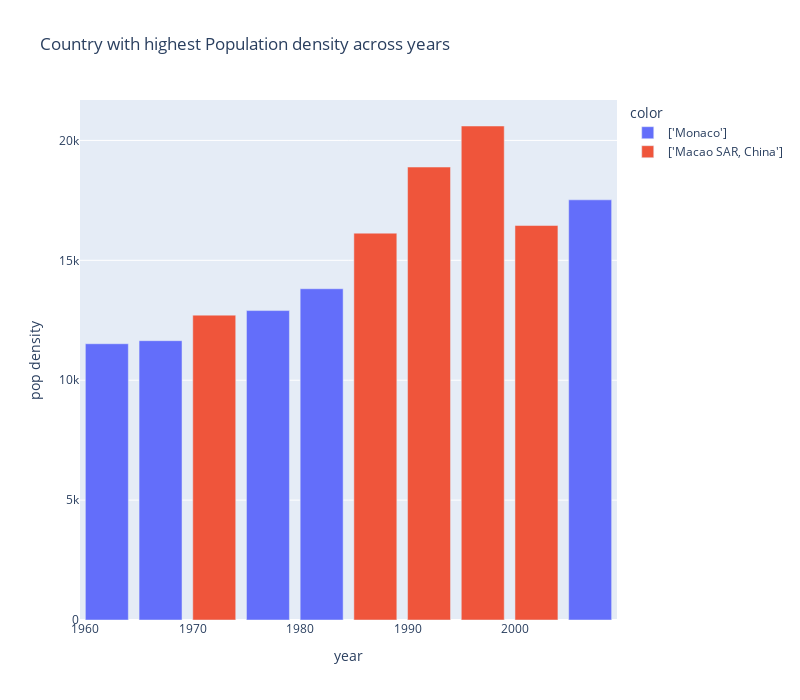

The notebook cell this image was saved under:
### Code cell
#Visualize density for the top countries
pltly.offline.init_notebook_mode(connected=True)
fig = pltx.bar(density,
               y="pop density",x="year", color=density["country"].astype('string'), width=800, height=700,
               title="Country with highest Population density across years"
               )
fig.update_xaxes(categoryorder = "total ascending") #linear, category, multicategory,date,log
fig.show()

### Figure 1 — Plotly figure (JSON) as saved in the notebook; plotly's stock layout.template omitted (floating-point values rounded to 4 significant figures)
{"data": [{"alignmentgroup": "True", "hovertemplate": "color=['Monaco']<br>year=%{x}<br>pop density=%{y}<extra></extra>", "legendgroup": "['Monaco']", "marker": {"color": "#636efa", "pattern": {"shape": ""}}, "name": "['Monaco']", "offsetgroup": "['Monaco']", "orientation": "v", "showlegend": true, "textposition": "auto", "type": "bar", "x": [1962, 1967, 1977, 1982, 2007], "xaxis": "x", "y": [11521, 11650.0, 12900.0, 13810.0, 17523], "yaxis": "y"}, {"alignmentgroup": "True", "hovertemplate": "color=['Macao SAR, China']<br>year=%{x}<br>pop density=%{y}<extra></extra>", "legendgroup": "['Macao SAR, China']", "marker": {"color": "#EF553B", "pattern": {"shape": ""}}, "name": "['Macao SAR, China']", "offsetgroup": "['Macao SAR, China']", "orientation": "v", "showlegend": true, "textposition": "auto", "type": "bar", "x": [1972, 1987, 1992, 1997, 2002], "xaxis": "x", "y": [12710.0, 16130.0, 18890.0, 20600.0, 16450.0], "yaxis": "y"}], "layout": {"barmode": "relative", "height": 700, "legend": {"title": {"text": "color"}, "tracegroupgap": 0}, "title": {"text": "Country with highest Population density across years"}, "width": 800, "xaxis": {"anchor": "y", "categoryorder": "total ascending", "domain": [0, 1], "title": {"text": "year"}}, "yaxis": {"anchor": "x", "domain": [0, 1], "title": {"text": "pop density"}}}}
